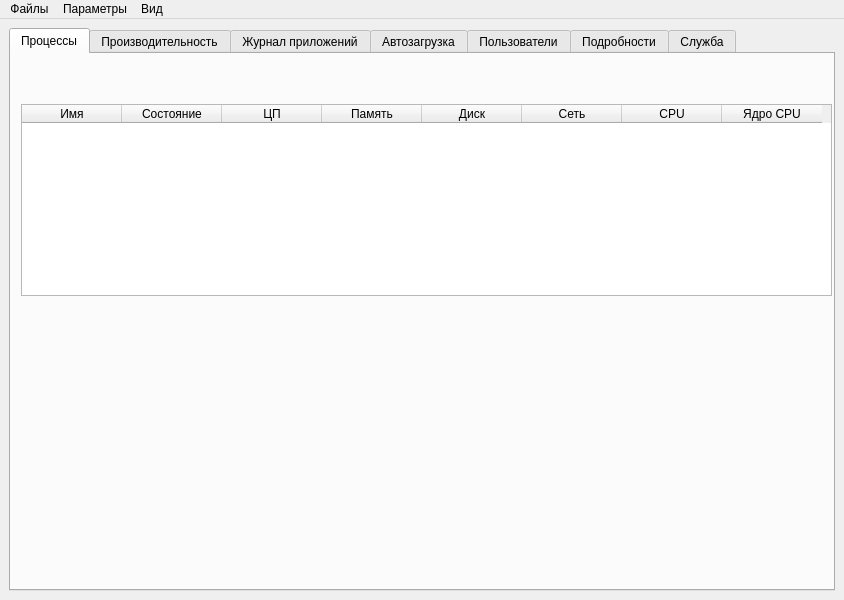
<?xml version="1.0" encoding="UTF-8"?>
<ui version="4.0">
 <class>MainWindow</class>
 <widget class="QMainWindow" name="MainWindow">
  <property name="geometry">
   <rect>
    <x>0</x>
    <y>0</y>
    <width>844</width>
    <height>600</height>
   </rect>
  </property>
  <property name="windowTitle">
   <string>Диспечер задач</string>
  </property>
  <widget class="QWidget" name="centralwidget">
   <layout class="QHBoxLayout" name="horizontalLayout_19">
    <item>
     <widget class="QTabWidget" name="tabWidget">
      <property name="currentIndex">
       <number>0</number>
      </property>
      <widget class="QWidget" name="tab_1">
       <attribute name="title">
        <string>Процессы</string>
       </attribute>
       <widget class="QTableWidget" name="tableWidget_2">
        <property name="geometry">
         <rect>
          <x>10</x>
          <y>50</y>
          <width>811</width>
          <height>192</height>
         </rect>
        </property>
        <column>
         <property name="text">
          <string>Имя</string>
         </property>
        </column>
        <column>
         <property name="text">
          <string>Состояние</string>
         </property>
        </column>
        <column>
         <property name="text">
          <string>ЦП</string>
         </property>
        </column>
        <column>
         <property name="text">
          <string>Память</string>
         </property>
        </column>
        <column>
         <property name="text">
          <string>Диск</string>
         </property>
        </column>
        <column>
         <property name="text">
          <string>Сеть</string>
         </property>
        </column>
        <column>
         <property name="text">
          <string>CPU</string>
         </property>
        </column>
        <column>
         <property name="text">
          <string>Ядро CPU</string>
         </property>
        </column>
       </widget>
       <widget class="QLabel" name="label_6">
        <property name="geometry">
         <rect>
          <x>240</x>
          <y>100</y>
          <width>49</width>
          <height>16</height>
         </rect>
        </property>
        <property name="text">
         <string/>
        </property>
       </widget>
      </widget>
      <widget class="QWidget" name="tab_2">
       <attribute name="title">
        <string>Производительность</string>
       </attribute>
      </widget>
      <widget class="QWidget" name="tab_3">
       <attribute name="title">
        <string>Журнал приложений</string>
       </attribute>
      </widget>
      <widget class="QWidget" name="tab_5">
       <attribute name="title">
        <string>Автозагрузка</string>
       </attribute>
      </widget>
      <widget class="QWidget" name="tab_6">
       <attribute name="title">
        <string>Пользователи</string>
       </attribute>
      </widget>
      <widget class="QWidget" name="tab_7">
       <attribute name="title">
        <string>Подробности</string>
       </attribute>
      </widget>
      <widget class="QWidget" name="tab_8">
       <attribute name="title">
        <string>Служба</string>
       </attribute>
      </widget>
     </widget>
    </item>
   </layout>
  </widget>
  <widget class="QMenuBar" name="menubar">
   <property name="geometry">
    <rect>
     <x>0</x>
     <y>0</y>
     <width>844</width>
     <height>22</height>
    </rect>
   </property>
   <widget class="QMenu" name="menu_1">
    <property name="title">
     <string>Файлы</string>
    </property>
   </widget>
   <widget class="QMenu" name="menu_2">
    <property name="title">
     <string>Параметры</string>
    </property>
   </widget>
   <widget class="QMenu" name="menu_3">
    <property name="title">
     <string>Вид</string>
    </property>
   </widget>
   <addaction name="menu_1"/>
   <addaction name="menu_2"/>
   <addaction name="menu_3"/>
  </widget>
  <action name="action">
   <property name="text">
    <string>Процессы</string>
   </property>
  </action>
  <action name="action_3">
   <property name="text">
    <string>Производительность</string>
   </property>
  </action>
  <action name="action_4">
   <property name="text">
    <string>Журнал приложений</string>
   </property>
  </action>
  <action name="action_5">
   <property name="text">
    <string>Автозагрузка</string>
   </property>
  </action>
  <action name="action_6">
   <property name="text">
    <string>Пользователи</string>
   </property>
  </action>
  <action name="action_7">
   <property name="text">
    <string>Потробности </string>
   </property>
  </action>
  <action name="action_8">
   <property name="text">
    <string>Службы</string>
   </property>
  </action>
 </widget>
 <resources/>
 <connections/>
</ui>
